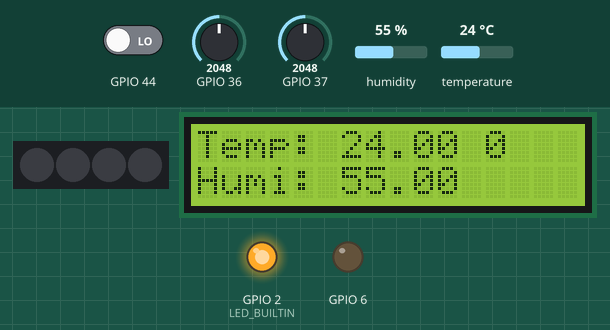
Bench run of a sketch on a simulated ESP32. Shown: 4 RGB LEDs in strip order, left to right, 16×2 character LCD, output pins drawn as LEDs (lit = HIGH). The test bench sets the inputs (shaded band); at power-on: GPIO 36 = 2048, GPIO 44 LOW, GPIO 37 = 2048, humidity 55 %, temperature 24 °C. What the sketch prints to the serial monitor is not drawn.

Above: at 1.2 s.
1.3 s: GPIO 36 set to 386
6.6 s: GPIO 36 set to 315
At 8.4 s:
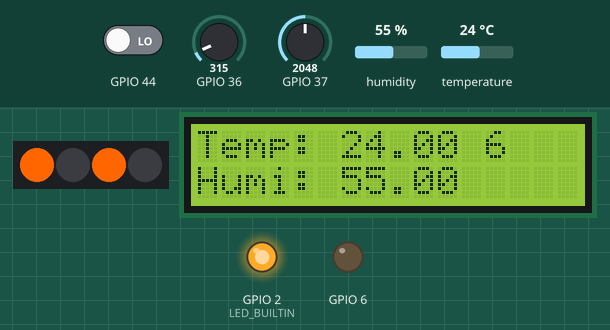
11.5 s: GPIO 44 driven HIGH
At 13.0 s:
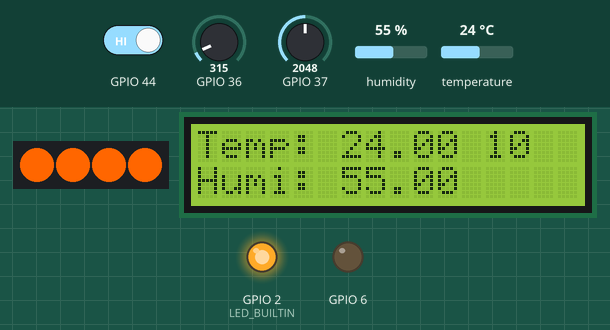
16.7 s: GPIO 37 set to 55
18.7 s: GPIO 37 set to 45
At 19.6 s:
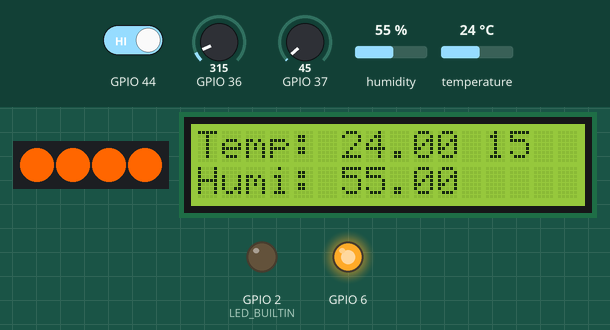
23.5 s: GPIO 44 driven LOW
At 25.3 s:
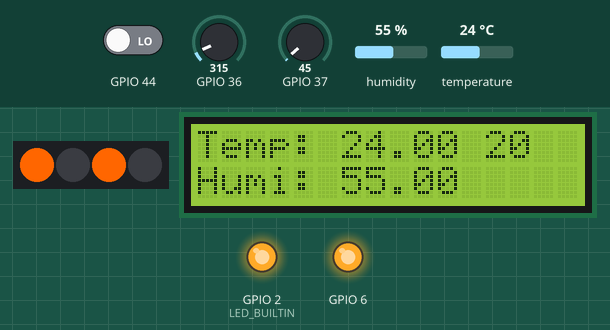
Timing chart, 0 to 29.6 s (numbered marks = the images above; inputs shaded):
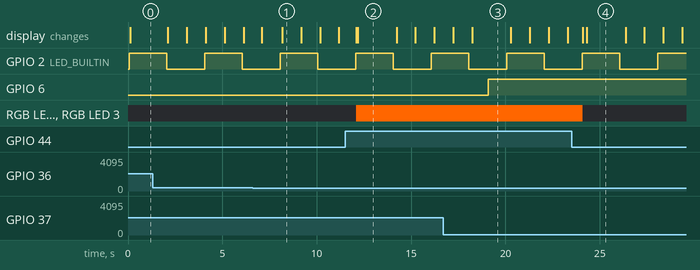

Measured:
- the behaviour switches between 351 and 350 on GPIO 36 (found by bisection; images 0 and 1)
- the behaviour switches between 50 and 49 on GPIO 37 (found by bisection; images 2 and 3)
- after the input at 18.7 s, GPIO 6: LOW → HIGH after 0.38 s
- what the display in image 1 shows lasts 1.0 s, from 8.2 s to 9.2 s
- what the display in image 2 shows lasts 2.0 s, from 12.2 s to 14.2 s

The sketch:

main_multi_tasking.ino
```cpp
#include "Adafruit_NeoPixel.h";
#include "LiquidCrystal_I2C.h";
#include "DHT20.h";


// Define your tasks here
void TaskBlink(void *pvParameters);
void TaskTemperatureHumidity(void *pvParameters);
void TaskLightSensorAndLebRGB(void *pvParameters);
void TaskSoilMoistureAndRelay(void *pvParameters);
void TaskPirSensorAndLebRGB(void *pvParameters);


//Define your components here
Adafruit_NeoPixel rgb(4, D3, NEO_GRB + NEO_KHZ800);
LiquidCrystal_I2C lcd(0x21,16,2); // địa chỉ màn hình là 0x21 hexa
DHT20 DHT;


void setup() {


  // Initialize serial communication at 115200 bits per second:
  Serial.begin(115200);

  rgb.begin();
  //Initialize the LCD

  lcd.init();
  // Turn on the blacklight
  lcd.backlight();

  xTaskCreate( TaskBlink, "Task Blink" ,2048  ,NULL  ,2 , NULL);
  xTaskCreate( TaskTemperatureHumidity, "Task Temperature and LCD screen" ,2048  ,NULL  ,2 , NULL);
  xTaskCreate( TaskLightSensorAndLebRGB, "Task light sensor and LebRGB", 2048, NULL, 1, NULL);
  xTaskCreate( TaskSoilMoistureAndRelay, "Task Soil Moisture and Relay", 2048, NULL, 1, NULL);
  xTaskCreate( TaskPirSensorAndLebRGB, "Task pir sensor and LebRGB", 2048, NULL, 1, NULL);

  //Now the task scheduler is automatically started.
  Serial.printf("Basic Multi Threading Arduino Example\n");

}

void loop() {
}

/*--------------------------------------------------*/
/*---------------------- Tasks ---------------------*/
/*--------------------------------------------------*/


void TaskBlink(void *pvParameters) {  // This is a task.
  //uint32_t blink_delay = *((uint32_t *)pvParameters);

  // initialize digital LED_BUILTIN on pin 13 as an output.
  pinMode(LED_BUILTIN, OUTPUT);


  while(1) {
    digitalWrite(LED_BUILTIN, HIGH);  // turn the LED ON
    Serial.println("Leb on");
    delay(2000);
    digitalWrite(LED_BUILTIN, LOW);  // turn the LED OFF
    Serial.println("Leb off");
    delay(2000);
  }
}


void TaskTemperatureHumidity(void *pvParameters) {  // This is a task.
  //uint32_t blink_delay = *((uint32_t *)pvParameters);

  int i = 0;

  while(1) {
    lcd.setCursor(12, 0);
    lcd.print(i);
    if (i%5 == 0){
      Serial.print("Measure Temperature and Humidity time: ");
      Serial.println(i);
      DHT.read();
      lcd.setCursor(0, 0);
      lcd.print("Temp: ");
      lcd.print((DHT.getTemperature()));
      lcd.setCursor(0, 1);
      lcd.print("Humi: ");
      lcd.print((DHT.getHumidity()));
      delay(1000);

    }
    delay(1000);

    i = (i + 1);
  }
}

void TaskLightSensorAndLebRGB(void *pvParameters) {
  pinMode(A0, INPUT);

  while(1) {
    int sensorValue = analogRead(A0);

    Serial.print("Task Light and LED - value: ");
    Serial.println(sensorValue);

    if (sensorValue <= 350) {
      rgb.setPixelColor(0, rgb.Color(255,102,0));
      // rgb.setPixelColor(1, rgb.Color(255,102,0));
      rgb.setPixelColor(2, rgb.Color(255,102,0));
      // rgb.setPixelColor(3, rgb.Color(255,102,0));
      rgb.show();
    }

    if (sensorValue >= 650) {
      rgb.setPixelColor(0, rgb.Color(0,0,0));
      // rgb.setPixelColor(1, rgb.Color(0,0,0));
      rgb.setPixelColor(2, rgb.Color(0,0,0));
      // rgb.setPixelColor(3, rgb.Color(0,0,0));
      rgb.show();
    }

    delay(1000);
  }
}

void TaskSoilMoistureAndRelay(void *pvParameters) {
  pinMode(A1, INPUT);
  pinMode(D5, OUTPUT);

  while (1) {
    Serial.println("Task Soild and Relay");

    if(analogRead(A1) > 500){
      digitalWrite(D5, LOW);
    }
    if(analogRead(A1) < 50){
      digitalWrite(D5, HIGH);
    }

    delay(1000);
  }

}

void TaskPirSensorAndLebRGB(void *pvParameters) {
  pinMode(D7, INPUT);

  while (1) {
    Serial.print("Task pir sensor - value: ");
    Serial.println(digitalRead(D7));

    if (digitalRead(D7)) {
      // rgb.setPixelColor(0, rgb.Color(255,102,0));
      rgb.setPixelColor(1, rgb.Color(255,102,0));
      // rgb.setPixelColor(2, rgb.Color(255,102,0));
      rgb.setPixelColor(3, rgb.Color(255,102,0));
      rgb.show();

      delay(3000);
    }

    if (digitalRead(D7) == 0) {
      // rgb.setPixelColor(0, rgb.Color(255,102,0));
      rgb.setPixelColor(1, rgb.Color(0,0,0));
      // rgb.setPixelColor(2, rgb.Color(255,102,0));
      rgb.setPixelColor(3, rgb.Color(0,0,0));
      rgb.show();
    }


    delay(1000);
  }
}
```
